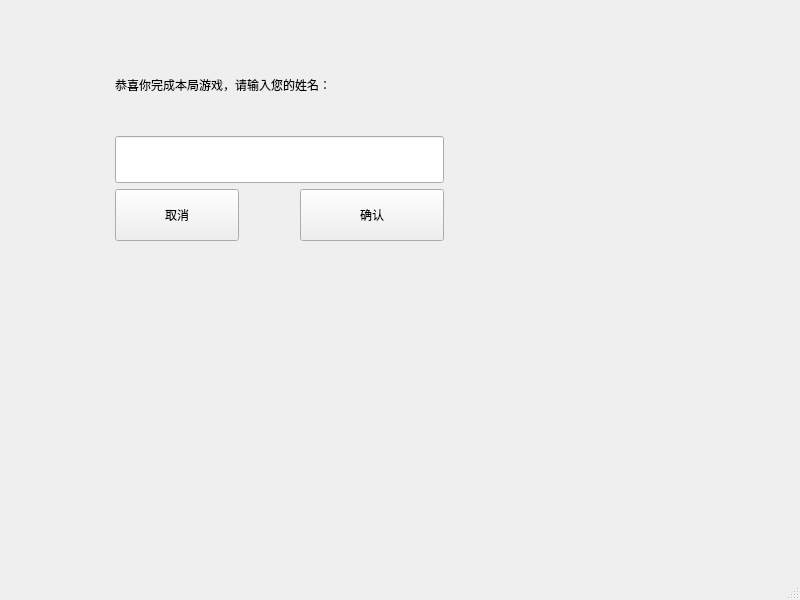
<?xml version="1.0" encoding="UTF-8"?>
<ui version="4.0">
 <class>dialog</class>
 <widget class="QMainWindow" name="dialog">
  <property name="geometry">
   <rect>
    <x>0</x>
    <y>0</y>
    <width>800</width>
    <height>600</height>
   </rect>
  </property>
  <property name="windowTitle">
   <string>MainWindow</string>
  </property>
  <widget class="QWidget" name="centralwidget">
   <widget class="QWidget" name="gridLayoutWidget">
    <property name="geometry">
     <rect>
      <x>60</x>
      <y>40</y>
      <width>441</width>
      <height>201</height>
     </rect>
    </property>
    <layout class="QGridLayout" name="gridLayout">
     <item row="5" column="0">
      <widget class="QPushButton" name="cancel">
       <property name="minimumSize">
        <size>
         <width>0</width>
         <height>52</height>
        </size>
       </property>
       <property name="maximumSize">
        <size>
         <width>124</width>
         <height>16777215</height>
        </size>
       </property>
       <property name="text">
        <string>取消</string>
       </property>
      </widget>
     </item>
     <item row="5" column="1">
      <widget class="QPushButton" name="ok">
       <property name="minimumSize">
        <size>
         <width>0</width>
         <height>52</height>
        </size>
       </property>
       <property name="maximumSize">
        <size>
         <width>144</width>
         <height>16777215</height>
        </size>
       </property>
       <property name="text">
        <string>确认</string>
       </property>
      </widget>
     </item>
     <item row="2" column="0" colspan="2">
      <widget class="QLineEdit" name="lineEdit">
       <property name="minimumSize">
        <size>
         <width>0</width>
         <height>47</height>
        </size>
       </property>
      </widget>
     </item>
     <item row="0" column="0" colspan="2">
      <widget class="QLabel" name="label">
       <property name="maximumSize">
        <size>
         <width>16777215</width>
         <height>16777200</height>
        </size>
       </property>
       <property name="text">
        <string>恭喜你完成本局游戏，请输入您的姓名：</string>
       </property>
      </widget>
     </item>
    </layout>
   </widget>
  </widget>
  <widget class="QMenuBar" name="menubar">
   <property name="geometry">
    <rect>
     <x>0</x>
     <y>0</y>
     <width>800</width>
     <height>17</height>
    </rect>
   </property>
  </widget>
  <widget class="QStatusBar" name="statusbar"/>
 </widget>
 <resources/>
 <connections/>
</ui>
